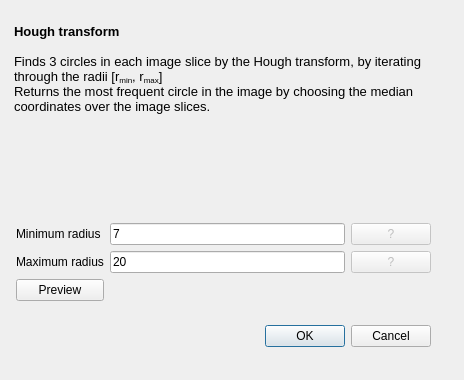
<?xml version="1.0" encoding="UTF-8"?>
<ui version="4.0">
 <class>Hough_View</class>
 <widget class="QDialog" name="Hough_View">
  <property name="geometry">
   <rect>
    <x>0</x>
    <y>0</y>
    <width>464</width>
    <height>380</height>
   </rect>
  </property>
  <property name="windowTitle">
   <string>Hough transform</string>
  </property>
  <widget class="QDialogButtonBox" name="buttonBox">
   <property name="geometry">
    <rect>
     <x>90</x>
     <y>320</y>
     <width>341</width>
     <height>32</height>
    </rect>
   </property>
   <property name="toolTipDuration">
    <number>-1</number>
   </property>
   <property name="orientation">
    <enum>Qt::Horizontal</enum>
   </property>
   <property name="standardButtons">
    <set>QDialogButtonBox::Cancel|QDialogButtonBox::Ok</set>
   </property>
  </widget>
  <widget class="QWidget" name="gridLayoutWidget">
   <property name="geometry">
    <rect>
     <x>10</x>
     <y>20</y>
     <width>421</width>
     <height>281</height>
    </rect>
   </property>
   <layout class="QGridLayout" name="gridLayout">
    <item row="1" column="2">
     <widget class="QLineEdit" name="lineEdit">
      <property name="text">
       <string>7</string>
      </property>
     </widget>
    </item>
    <item row="1" column="1">
     <widget class="QLabel" name="label">
      <property name="text">
       <string>Minimum radius</string>
      </property>
     </widget>
    </item>
    <item row="2" column="1">
     <widget class="QLabel" name="label_2">
      <property name="text">
       <string>Maximum radius</string>
      </property>
     </widget>
    </item>
    <item row="2" column="3">
     <widget class="QPushButton" name="pushButton_2">
      <property name="enabled">
       <bool>false</bool>
      </property>
      <property name="sizePolicy">
       <sizepolicy hsizetype="Fixed" vsizetype="Fixed">
        <horstretch>0</horstretch>
        <verstretch>0</verstretch>
       </sizepolicy>
      </property>
      <property name="mouseTracking">
       <bool>true</bool>
      </property>
      <property name="toolTip">
       <string>Maximum radius (in pixels)</string>
      </property>
      <property name="toolTipDuration">
       <number>-1</number>
      </property>
      <property name="text">
       <string>?</string>
      </property>
     </widget>
    </item>
    <item row="2" column="2">
     <widget class="QLineEdit" name="lineEdit_2">
      <property name="text">
       <string>20</string>
      </property>
     </widget>
    </item>
    <item row="0" column="0" colspan="4">
     <widget class="QTextEdit" name="textEdit">
      <property name="enabled">
       <bool>true</bool>
      </property>
      <property name="sizePolicy">
       <sizepolicy hsizetype="Minimum" vsizetype="Minimum">
        <horstretch>0</horstretch>
        <verstretch>0</verstretch>
       </sizepolicy>
      </property>
      <property name="sizeIncrement">
       <size>
        <width>0</width>
        <height>0</height>
       </size>
      </property>
      <property name="baseSize">
       <size>
        <width>0</width>
        <height>0</height>
       </size>
      </property>
      <property name="autoFillBackground">
       <bool>true</bool>
      </property>
      <property name="styleSheet">
       <string notr="true">background: rgba(0,0,0,0%)</string>
      </property>
      <property name="frameShape">
       <enum>QFrame::NoFrame</enum>
      </property>
      <property name="readOnly">
       <bool>true</bool>
      </property>
      <property name="html">
       <string>&lt;!DOCTYPE HTML PUBLIC &quot;-//W3C//DTD HTML 4.0//EN&quot; &quot;http://www.w3.org/TR/REC-html40/strict.dtd&quot;&gt;
&lt;html&gt;&lt;head&gt;&lt;meta name=&quot;qrichtext&quot; content=&quot;1&quot; /&gt;&lt;style type=&quot;text/css&quot;&gt;
p, li { white-space: pre-wrap; }
&lt;/style&gt;&lt;/head&gt;&lt;body style=&quot; font-family:'Sans Serif'; font-size:9pt; font-weight:400; font-style:normal;&quot;&gt;
&lt;p style=&quot; margin-top:0px; margin-bottom:0px; margin-left:0px; margin-right:0px; -qt-block-indent:0; text-indent:0px;&quot;&gt;&lt;span style=&quot; font-size:10pt; font-weight:600;&quot;&gt;Hough transform&lt;/span&gt;&lt;/p&gt;
&lt;p style=&quot;-qt-paragraph-type:empty; margin-top:0px; margin-bottom:0px; margin-left:0px; margin-right:0px; -qt-block-indent:0; text-indent:0px; font-size:10pt; font-weight:600;&quot;&gt;&lt;br /&gt;&lt;/p&gt;
&lt;p style=&quot; margin-top:0px; margin-bottom:0px; margin-left:0px; margin-right:0px; -qt-block-indent:0; text-indent:0px;&quot;&gt;&lt;span style=&quot; font-size:10pt;&quot;&gt;Finds 3 circles in each image slice by the Hough transform, by iterating through the radii [r&lt;/span&gt;&lt;span style=&quot; font-size:10pt; vertical-align:sub;&quot;&gt;min&lt;/span&gt;&lt;span style=&quot; font-size:10pt;&quot;&gt;, r&lt;/span&gt;&lt;span style=&quot; font-size:10pt; vertical-align:sub;&quot;&gt;max&lt;/span&gt;&lt;span style=&quot; font-size:10pt;&quot;&gt;]&lt;br /&gt;Returns the most frequent circle in the image by choosing the median coordinates over the image slices. &lt;/span&gt;&lt;/p&gt;&lt;/body&gt;&lt;/html&gt;</string>
      </property>
     </widget>
    </item>
    <item row="1" column="3">
     <widget class="QPushButton" name="pushButton">
      <property name="enabled">
       <bool>false</bool>
      </property>
      <property name="sizePolicy">
       <sizepolicy hsizetype="Fixed" vsizetype="Fixed">
        <horstretch>0</horstretch>
        <verstretch>0</verstretch>
       </sizepolicy>
      </property>
      <property name="mouseTracking">
       <bool>true</bool>
      </property>
      <property name="toolTip">
       <string>Minimum radius of the circle (in pixels)</string>
      </property>
      <property name="toolTipDuration">
       <number>-1</number>
      </property>
      <property name="text">
       <string>?</string>
      </property>
     </widget>
    </item>
    <item row="3" column="1">
     <widget class="QPushButton" name="pushButton_3">
      <property name="text">
       <string>Preview</string>
      </property>
     </widget>
    </item>
   </layout>
  </widget>
 </widget>
 <resources/>
 <connections>
  <connection>
   <sender>buttonBox</sender>
   <signal>accepted()</signal>
   <receiver>Hough_View</receiver>
   <slot>accept()</slot>
   <hints>
    <hint type="sourcelabel">
     <x>248</x>
     <y>254</y>
    </hint>
    <hint type="destinationlabel">
     <x>157</x>
     <y>274</y>
    </hint>
   </hints>
  </connection>
  <connection>
   <sender>buttonBox</sender>
   <signal>rejected()</signal>
   <receiver>Hough_View</receiver>
   <slot>reject()</slot>
   <hints>
    <hint type="sourcelabel">
     <x>316</x>
     <y>260</y>
    </hint>
    <hint type="destinationlabel">
     <x>286</x>
     <y>274</y>
    </hint>
   </hints>
  </connection>
 </connections>
</ui>
